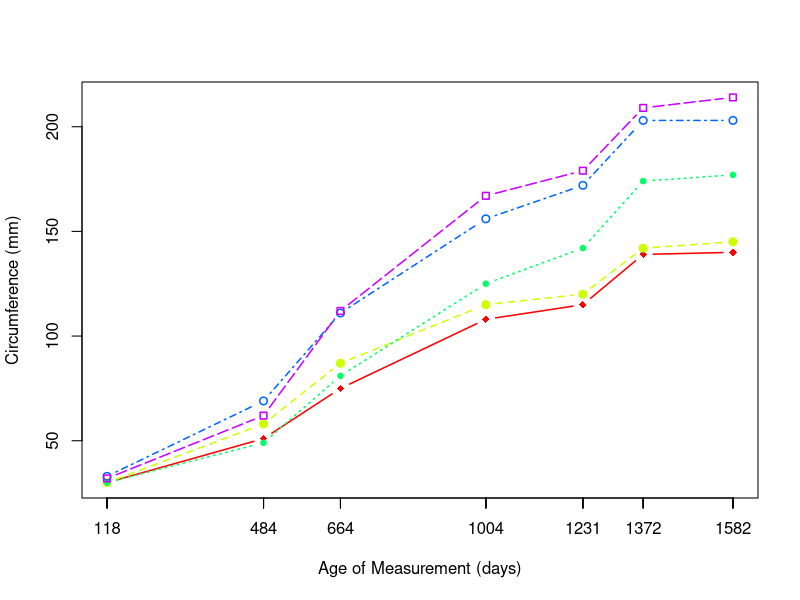

This figure's R source: (Note: this script raises an error after producing the figure.)
## ---- chunk 1
library(graphics)
data("Orange")
Orange$Tree <- as.numeric(Orange$Tree) 
ntrees <- max(Orange$Tree)
xrange <- range(Orange$age) 
yrange <- range(Orange$circumference) 
plot(xrange, yrange, type="n", xlab="Age of Measurement (days)",ylab="Circumference (mm)", xaxt='n') 
axis(1, at=Orange$age, labels=Orange$age)
colors <- rainbow(ntrees) 
linetype <- c(1:ntrees) 
plotchar <- seq(18,18+ntrees,1)
for (i in 1:ntrees) { 
  tree <- subset(Orange, Tree==i) 
  lines(tree$age, tree$circumference, type="b", lwd=1.5,
  lty=linetype[i], col=colors[i], pch=plotchar[i]) 
} 
axis(1, at=1:7, labels=c(118, 484, 664, 1004, 1231, 1372))
legend(xrange[1], yrange[2], trees, cex=0.8, col=colors,pch=plotchar, lty=linetype, title="Tree")
title("Tree Growth")
